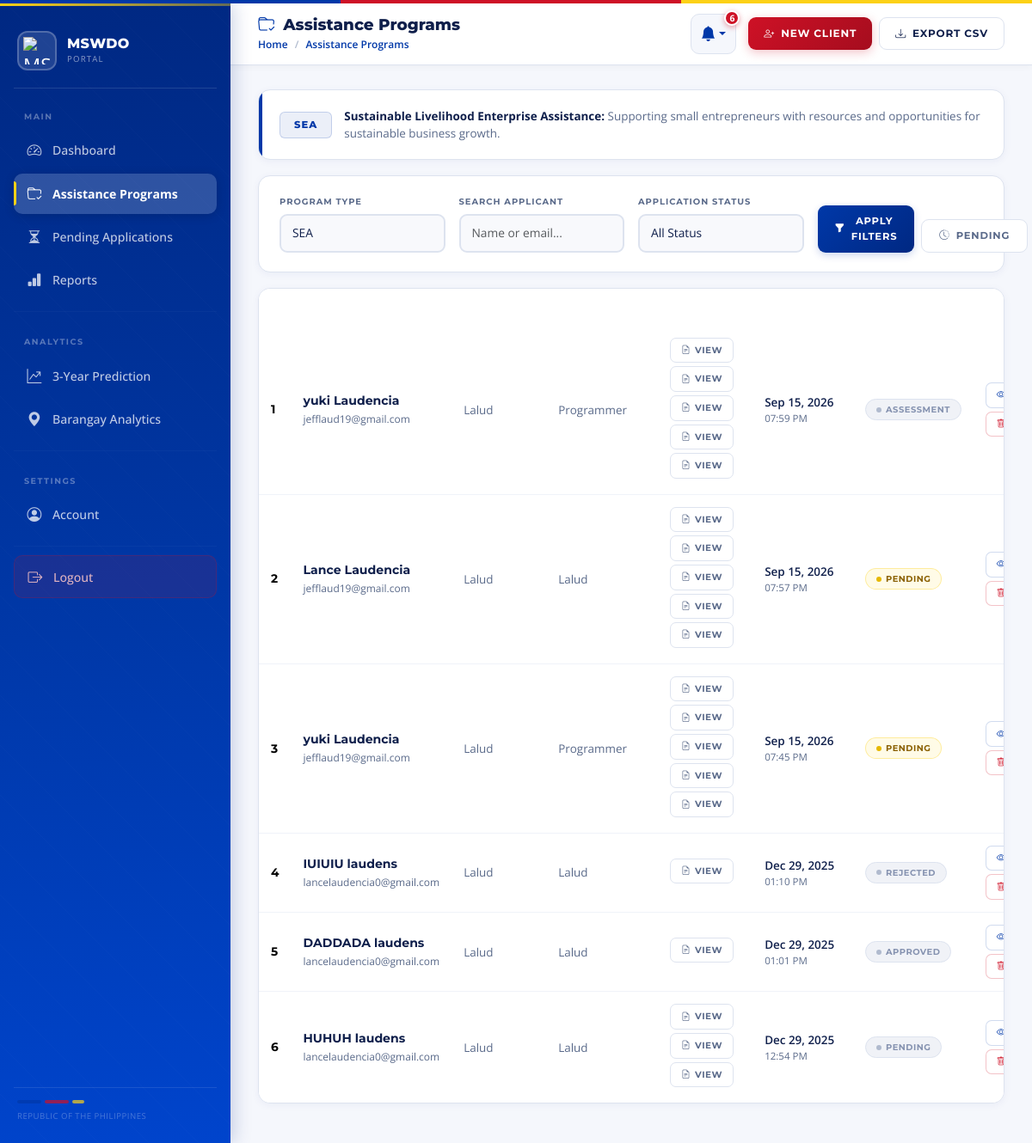
/assistance/ (signed in), run on the app's committed database.
### core/models.py (models this page shows, shortened)
class Application(models.Model):
    PROGRAM_CHOICES = [
        ('AICS',        'AICS'),
        ('SEA',         'Sustainable Livelihood (SEA)'),
        ('REDCARD',     'Red Card'),
        ('EDUCATIONAL', 'Educational Assistance'),
    ]
    STATUS_CHOICES = [
        ('PENDING',    'Pending Review'),
        ('ASSESSMENT', 'Under Assessment'),
        ('APPROVAL',   'For Approval'),
        ('RELEASE',    'For Release'),
        ('RELEASED',   'Released'),
        ('REJECTED',   'Rejected'),
    ]
    client   = models.ForeignKey(Client, on_delete=models.CASCADE, related_name='applications')
    aid_type = models.CharField(max_length=20, choices=PROGRAM_CHOICES)
    approved_amount = models.DecimalField(max_digits=12, decimal_places=2, null=True, blank=True)
    released_amount = models.DecimalField(max_digits=12, decimal_places=2, null=True, blank=True)
    eligibility_result = models.CharField(max_length=50, blank=True, null=True)
    eligibility_reason = models.TextField(null=True, blank=True)
    eligibility_score = models.IntegerField(null=True, blank=True)
    status             = models.CharField(max_length=20, choices=STATUS_CHOICES, default='PENDING')
    assessed_by = models.ForeignKey(User, on_delete=models.SET_NULL, null=True, blank=True, related_name='assessed_applications')
    approved_by = models.ForeignKey(User, on_delete=models.SET_NULL, null=True, blank=True, related_name='approved_applications')
    assessed_at = models.DateTimeField(null=True, blank=True)
    approved_at = models.DateTimeField(null=True, blank=True)
    released_at = models.DateTimeField(null=True, blank=True)
    created_at  = models.DateTimeField(auto_now_add=True)   # ✅ removed duplicate
    updated_at  = models.DateTimeField(auto_now=True)

class Client(models.Model):
    first_name   = models.CharField(max_length=120)
    middle_name  = models.CharField(max_length=120, blank=True, null=True)
    last_name    = models.CharField(max_length=120)
    sex          = models.CharField(max_length=10, blank=True, null=True)
    birth_date   = models.DateField(blank=True, null=True)
    civil_status = models.CharField(max_length=30, blank=True, null=True)
    nationality  = models.CharField(max_length=50, blank=True, null=True)
    address      = models.TextField(blank=True, null=True)
    barangay     = models.CharField(max_length=100, blank=True, null=True)
    municipality = models.CharField(max_length=100, blank=True, null=True)
    email        = models.EmailField(blank=True, null=True)
    contact_no   = models.CharField(max_length=20, blank=True, null=True)
    livelihood      = models.CharField(max_length=100, blank=True, null=True)
    monthly_income  = models.DecimalField(max_digits=12, decimal_places=2, blank=True, null=True)
    household_size  = models.IntegerField(blank=True, null=True)
    has_disability  = models.CharField(max_length=10, blank=True, null=True)
    is_senior       = models.CharField(max_length=10, blank=True, null=True)
    previous_aid    = models.CharField(max_length=10, blank=True, null=True)
    is_solo_parent  = models.CharField(max_length=3, default='No', blank=True, null=True)
    is_indigenous   = models.CharField(max_length=3, default='No', blank=True, null=True)
    sectors = models.JSONField(default=list, blank=True)
    is_4ps          = models.CharField(max_length=3, default='No', blank=True, null=True)
    fourps_id       = models.CharField(max_length=50, blank=True, null=True)
    created_at      = models.DateTimeField(auto_now_add=True)

class ApplicationDocument(models.Model):
    application = models.ForeignKey(Application, on_delete=models.CASCADE, related_name='documents')
    name        = models.CharField(max_length=200)          # ✅ removed duplicate document_name field
    description = models.TextField(blank=True)
    file        = models.FileField(upload_to='application_documents/%Y/%m/%d/')
    uploaded_at = models.DateTimeField(auto_now_add=True)

### core/views.py (the view)
# urls.py: path('assistance/', views.assistance_program, name='assistance_program'),
def assistance_program(request, program='SEA'):
    user = request.user
    if not (
        user.is_superuser
        or getattr(user, 'role', None) in ['admin', 'staff']
    ):
        return redirect('landing')
    program = request.GET.get('program', program).upper()
    if program not in ['SEA', 'AICS', 'REDCARD', 'EA', 'EDUCATIONAL']:
        program = 'SEA'
    db_aid_type = 'EDUCATIONAL' if program == 'EA' else program
    qs = (
        Application.objects
        .filter(aid_type=db_aid_type)
        .select_related('client')
        .prefetch_related('documents')
        .order_by('-created_at')
    )
    q = request.GET.get('q', '').strip()
    if q:
        qs = qs.filter(
            Q(client__first_name__icontains=q) |
            Q(client__last_name__icontains=q) |
            Q(client__email__icontains=q)
        )
    status = request.GET.get('status', '').strip().upper()
    if status:
        qs = qs.filter(status=status)
    if request.GET.get('view') == 'pending':
        qs = qs.filter(status='PENDING')
    if request.GET.get('export') == 'csv':
        return assistance_export_csv(qs, program)
    paginator = Paginator(qs, 10)
    page_obj = paginator.get_page(request.GET.get('page'))
    return render(request, 'assistance_program.html', {
        'applications': page_obj,
        'program': program,
    })

### core/context_processors.py (called while the page is built)
def notifications_processor(request):
    if request.user.is_authenticated:
        user_role = getattr(request.user, "role", None)
        if user_role in ["staff", "admin"] or request.user.is_superuser:
            notifications_all = Notification.objects.filter(
                recipient=request.user
            ).order_by('-created_at')
            unread_notifications_count = notifications_all.filter(is_read=False).count()
            notifications = notifications_all[:10]
        else:
            notifications = []
            unread_notifications_count = 0
    else:
        notifications = []
        unread_notifications_count = 0
    return {
        'notifications': notifications,
        'unread_notifications_count': unread_notifications_count,
    }

### core/templates/assistance_program.html (shortened to what this page needs)
{% extends "base.html" %}
{% load static %}
{% block page_icon %}folder-check{% endblock %}
{% block page_title %}Assistance Programs{% endblock %}
{% block breadcrumb %}Assistance Programs{% endblock %}
{% block page_actions %}
<div class="d-flex gap-2">
  <a href="{% url 'add_client' %}" class="btn-page-action btn-action-primary">
    <i class="bi bi-person-plus"></i> New Client
  </a>
  <a href="?export=csv&program={{ program }}" class="btn-page-action btn-action-dark">
    <i class="bi bi-download"></i> Export CSV
  </a>
</div>
{% endblock %}
{% block content %}
<div class="program-header-strip
  {% if program == 'SEA' %}sea
  {% elif program == 'AICS' %}aics
  {% elif program == 'REDCARD' %}redcard
  {% elif program == 'EA' %}ea
  {% endif %}">
  <span class="program-badge
    {% if program == 'SEA' %}badge-sea
    {% elif program == 'AICS' %}badge-aics
    {% elif program == 'REDCARD' %}badge-redcard
    {% elif program == 'EA' %}badge-ea
    {% endif %}">{{ program }}</span>
  <p class="program-desc-text">
    {% if program == 'SEA' %}
      <strong>Sustainable Livelihood Enterprise Assistance:</strong> Supporting small entrepreneurs with resources and opportunities for sustainable business growth.
    {% elif program == 'AICS' %}
      <strong>Assistance to Individuals in Crisis Situation:</strong> Providing immediate cash support for families facing emergency situations and urgent needs.
    {% elif program == 'REDCARD' %}
      <strong>RED CARD Program:</strong> Enabling indigent residents to access essential services, benefits, and healthcare assistance.
    {% elif program == 'EA' %}
      <strong>Educational Assistance:</strong> Supporting students with financial aid to help them continue their education and achieve their academic goals.
    {% endif %}
  </p>
</div>
<div class="filter-card">
  <form method="get" class="row g-3">
    <div class="col-lg-3 col-md-6">
      <label class="filter-label">Program Type</label>
      <select name="program" class="form-select" onchange="this.form.submit()">
        <option value="SEA"     {% if program == 'SEA' %}selected{% endif %}>SEA</option>
      </select>
    </div>
    <div class="col-lg-3 col-md-6">
      <label class="filter-label">Search Applicant</label>
      <input type="text" name="q" value="{{ request.GET.q }}"
             class="form-control" placeholder="Name or email...">
    </div>
    <div class="col-lg-3 col-md-6">
      <label class="filter-label">Application Status</label>
      <select name="status" class="form-select">
        <option value="">All Status</option>
      </select>
    </div>
    <div class="col-lg-3 col-md-12 d-flex align-items-end gap-2">
      <button type="submit" class="btn-filter btn-filter-primary flex-grow-1">
        <i class="bi bi-funnel-fill"></i> Apply Filters
      </button>
      <a href="?view=pending&program={{ program }}" class="btn-filter btn-filter-outline flex-grow-1">
        <i class="bi bi-clock-history"></i> Pending
      </a>
    </div>
  </form>
</div>
<div class="table-card">
  <div class="table-responsive">
    <table class="table table-hover align-middle mb-0">
      <thead>
        <tr>
          <th style="width:46px;">#</th>
          <th style="min-width:160px;">Applicant</th>
          <th style="min-width:110px;">Barangay</th>
          <th style="min-width:130px;">Livelihood</th>
          <th style="min-width:110px;">Documents</th>
          <th style="min-width:110px;">Date Applied</th>
          <th style="min-width:110px;">Status</th>
          <th style="min-width:110px;">Actions</th>
        </tr>
      </thead>
      <tbody>
        {% for app in applications %}
        <tr>
          <td class="row-number">{{ forloop.counter0|add:applications.start_index }}</td>
          <td>
            <div class="client-name">{{ app.client.first_name }} {{ app.client.last_name }}</div>
            <div class="client-sub">{{ app.client.email }}</div>
          </td>
          <td style="color:var(--text-secondary); font-size:0.84rem;">{{ app.client.barangay|default:"—" }}</td>
          <td style="color:var(--text-secondary); font-size:0.84rem;">{{ app.client.livelihood|default:"—" }}</td>
          <td>
            {% for doc in app.documents.all %}
              <a href="{% url 'document_download' doc.id %}" class="tbl-btn tbl-btn-doc mb-1">
                <i class="bi bi-file-earmark-text"></i> View
              </a>
            {% empty %}
              <span style="color:#b0bace; font-size:0.75rem; font-style:italic;">None</span>
            {% endfor %}
          </td>
          <td>
            <div class="date-main">{{ app.created_at|date:"M d, Y" }}</div>
            <div class="date-sub">{{ app.created_at|date:"h:i A" }}</div>
          </td>
          <td>
            {% if app.status == 'RELEASED' %}
              <span class="status-pill pill-approved">Released</span>
            {% elif app.status == 'REJECTED' %}
              <span class="status-pill pill-rejected">Rejected</span>
            {% elif app.status == 'RELEASE' %}
              <span class="status-pill pill-referral">For Release</span>
            {% elif app.status == 'APPROVAL' %}
              <span class="status-pill pill-referral">For Approval</span>
            {% elif app.status == 'ASSESSMENT' %}
              <span class="status-pill pill-default">Assessment</span>
            {% elif app.status == 'PENDING' %}
              <span class="status-pill pill-pending">Pending</span>
            {% else %}
              <span class="status-pill pill-default">{{ app.status|capfirst }}</span>
            {% endif %}
          </td>
          <td>
            <div class="d-flex gap-1 flex-wrap">
              <a href="{% url 'application_detail' app.id %}" class="tbl-btn tbl-btn-view" title="View Details">
                <i class="bi bi-eye"></i> View
              </a>
              <form method="post" action="{% url 'application_delete' app.id %}" style="display:inline;">
                <button type="submit" class="tbl-btn tbl-btn-delete" title="Delete"
                        onclick="return confirm('Are you sure you want to delete this application?');">
                  <i class="bi bi-trash"></i>
                </button>
              </form>
            </div>
          </td>
        </tr>
        {% endfor %}
      </tbody>
    </table>
  </div>
</div>
{% endblock %}

### core/templates/base.html (style rules this page uses)
* { margin: 0; padding: 0; box-sizing: border-box; }
:root { --blue: #0038A8; --blue-dark: #002882; --blue-mid: #0044cc; --blue-light: rgba(0, 56, 168, 0.08); --blue-lighter: rgba(0, 56, 168, 0.04); --red: #CE1126; --red-dark: #a50d1e; --red-light: rgba(206, 17, 38, 0.08); --yellow: #FCD116; --yellow-light: rgba(252, 209, 22, 0.12); --sidebar-width: 268px; --header-height: 72px; --text-primary: #0f1f4b; --text-secondary: #5a6a8a; --border: #e0e6f0; --bg: #f0f2f7; --white: #ffffff; }
body { font-family: 'Open Sans', sans-serif; background: var(--bg); color: var(--text-primary); display: flex; overflow-x: hidden; }
.content-wrapper > * { animation: fadeIn 0.35s ease-out; }

### data on the page
Application: client.first_name "yuki", client.last_name "Laudencia", client.email "jefflaud19@gmail.com", client.barangay "Lalud", client.livelihood "Programmer", created_at "Sep 15, 2026", created_at "07:59 PM", status "ASSESSMENT"
Application: client.first_name "Lance", client.last_name "Laudencia", client.email "jefflaud19@gmail.com", client.barangay "Lalud", client.livelihood "Lalud", created_at "Sep 15, 2026", created_at "07:57 PM", status "PENDING"
Application: client.first_name "yuki", client.last_name "Laudencia", client.email "jefflaud19@gmail.com", client.barangay "Lalud", client.livelihood "Programmer", created_at "Sep 15, 2026", created_at "07:45 PM", status "PENDING"
Application: client.first_name "IUIUIU", client.last_name "laudens", client.email "lancelaudencia0@gmail.com", client.barangay "Lalud", client.livelihood "Lalud", created_at "Dec 29, 2025", created_at "01:10 PM", status "REJECTED"
Application: client.first_name "DADDADA", client.last_name "laudens", client.email "lancelaudencia0@gmail.com", client.barangay "Lalud", client.livelihood "Lalud", created_at "Dec 29, 2025", created_at "01:01 PM", status "APPROVED"
Application: client.first_name "HUHUH", client.last_name "laudens", client.email "lancelaudencia0@gmail.com", client.barangay "Lalud", client.livelihood "Lalud", created_at "Dec 29, 2025", created_at "12:54 PM", status "PENDING"

### other printed values
{{ unread_notifications_count }} "6"
{{ program }} "SEA"
